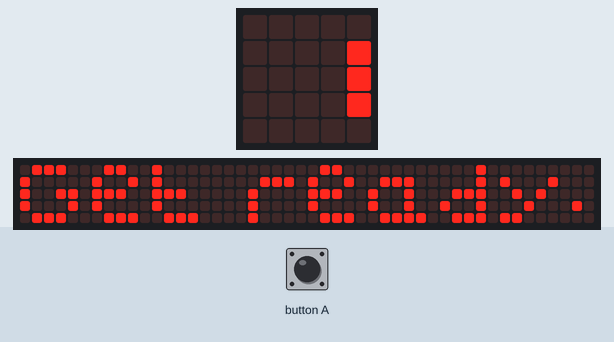
This program was run on a simulated BBC micro:bit running MicroPython. Shown: the board's 5×5 LED display, a strip that is not on the board, showing the scrolling text unrolled. Random numbers come from a fixed seed; the 48×5 strip is a reading aid, not a part: it shows the text the display is scrolling, unrolled, one strip-width of it at a time.

Above: at 0.1 s.
At 4.3 s:
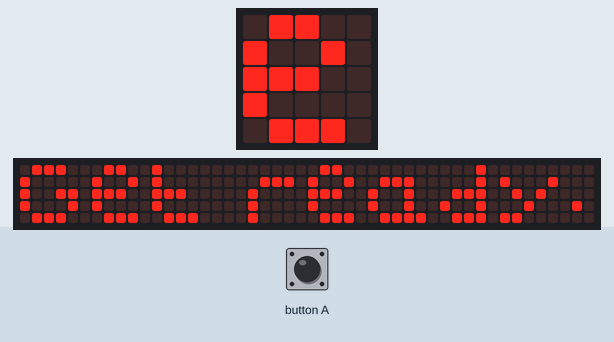
At 8.6 s:
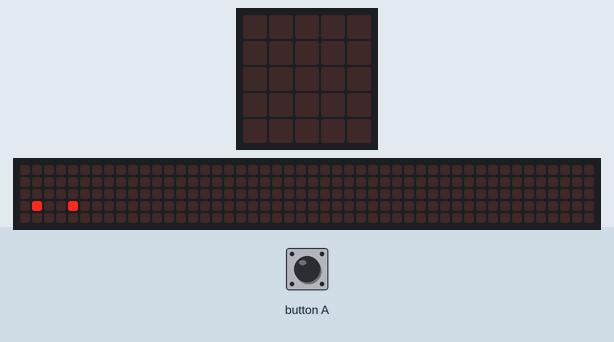
At 9.31 s:
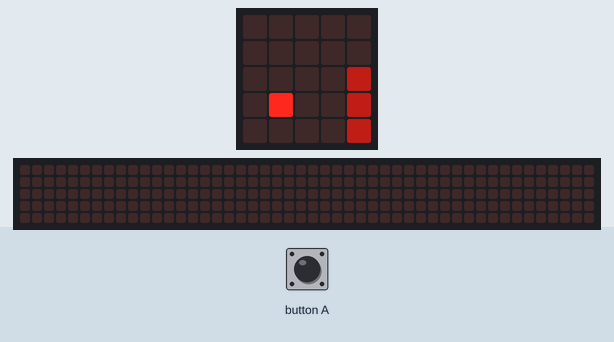
At 10.1 s:
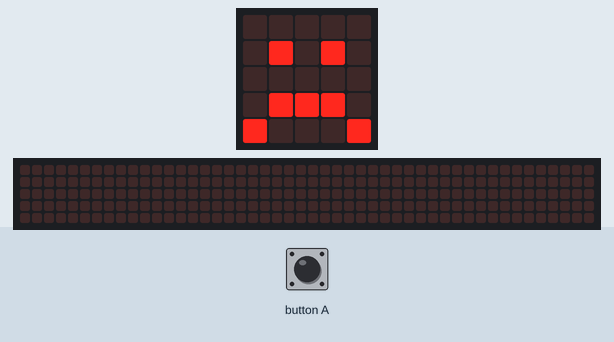
At 17.87 s:
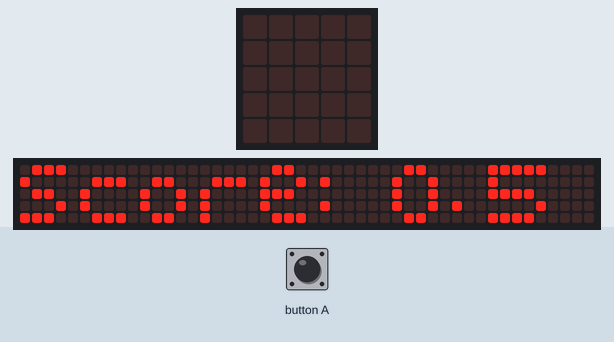

The program:

Microbit_FlappyBirdGame.py
```python
from microbit import *
import random

display.scroll("Get ready...")

DELAY = 20
FRAMES_PER_WALL_SHIFT = 20
FRAMES_PER_NEW_WALL = 100
FRAMES_PER_SCORE = 50

y = 50
speed = 0

score = 0
frame = 0


def make_pipe():
    pipe = Image("00003:00003:00003:00003:00003:")
    gap = random.randint(0, 3)
    pipe.set_pixel(4, gap, 0)
    pipe.set_pixel(4, gap+1, 0)
    return pipe


pipe = make_pipe()

while True:
    display.show(pipe)
    if button_a.is_pressed():
        speed = -8
    speed += 1
    if speed > 2:
        speed = 2

    y += speed
    if y > 99:
        y = 99
    elif y < 0:
        y = 0
    bird_y = int(y/20)
    display.set_pixel(1, bird_y, 9)

    if pipe.get_pixel(1, bird_y) != 0:
        display.show(Image.SAD)
        sleep(500)
        display.scroll("Score: " + str(score))
        break

    if frame % FRAMES_PER_WALL_SHIFT == 0:
        pipe = pipe.shift_left(1)
    if frame % FRAMES_PER_NEW_WALL == 0:
        pipe = make_pipe()
    if frame % FRAMES_PER_SCORE == 0:
        score += 1/4

    sleep(DELAY)
    frame += 1
    
```

Measured:
- what the display in image 4 shows lasts 0.5 s, from 10.1 s to 10.6 s
